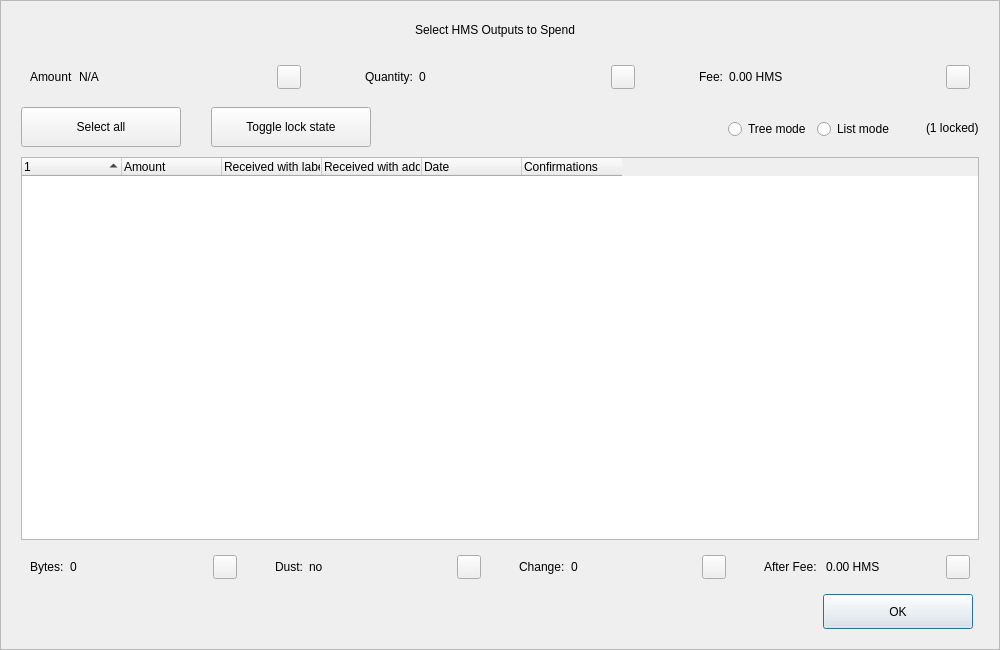
<?xml version="1.0" encoding="UTF-8"?>
<ui version="4.0">
 <class>CoinControlDialog</class>
 <widget class="QDialog" name="CoinControlDialog">
  <property name="geometry">
   <rect>
    <x>0</x>
    <y>0</y>
    <width>1000</width>
    <height>650</height>
   </rect>
  </property>
  <property name="minimumSize">
   <size>
    <width>950</width>
    <height>650</height>
   </size>
  </property>
  <property name="windowTitle">
   <string>Coin Selection</string>
  </property>
  <property name="styleSheet">
   <string notr="true"/>
  </property>
  <layout class="QVBoxLayout" name="verticalLayout">
   <property name="spacing">
    <number>0</number>
   </property>
   <property name="leftMargin">
    <number>0</number>
   </property>
   <property name="topMargin">
    <number>0</number>
   </property>
   <property name="rightMargin">
    <number>0</number>
   </property>
   <property name="bottomMargin">
    <number>0</number>
   </property>
   <item>
    <widget class="QFrame" name="frameContainer">
     <property name="toolTipDuration">
      <number>0</number>
     </property>
     <property name="frameShape">
      <enum>QFrame::StyledPanel</enum>
     </property>
     <property name="frameShadow">
      <enum>QFrame::Raised</enum>
     </property>
     <layout class="QVBoxLayout" name="verticalLayout_2">
      <property name="leftMargin">
       <number>0</number>
      </property>
      <property name="rightMargin">
       <number>0</number>
      </property>
      <property name="bottomMargin">
       <number>20</number>
      </property>
      <item>
       <layout class="QHBoxLayout" name="horizontalLayout_12">
        <property name="spacing">
         <number>0</number>
        </property>
        <property name="leftMargin">
         <number>20</number>
        </property>
        <property name="rightMargin">
         <number>30</number>
        </property>
        <item>
         <spacer name="horizontalSpacer_4">
          <property name="orientation">
           <enum>Qt::Horizontal</enum>
          </property>
          <property name="sizeHint" stdset="0">
           <size>
            <width>40</width>
            <height>20</height>
           </size>
          </property>
         </spacer>
        </item>
        <item>
         <widget class="QLabel" name="labelTitle">
          <property name="minimumSize">
           <size>
            <width>0</width>
            <height>40</height>
           </size>
          </property>
          <property name="maximumSize">
           <size>
            <width>16777215</width>
            <height>40</height>
           </size>
          </property>
          <property name="text">
           <string>Select HMS Outputs to Spend</string>
          </property>
          <property name="alignment">
           <set>Qt::AlignCenter</set>
          </property>
          <property name="margin">
           <number>7</number>
          </property>
         </widget>
        </item>
        <item>
         <spacer name="horizontalSpacer_5">
          <property name="orientation">
           <enum>Qt::Horizontal</enum>
          </property>
          <property name="sizeHint" stdset="0">
           <size>
            <width>40</width>
            <height>20</height>
           </size>
          </property>
         </spacer>
        </item>
       </layout>
      </item>
      <item>
       <layout class="QHBoxLayout" name="horizontalLayout_8">
        <property name="leftMargin">
         <number>20</number>
        </property>
        <property name="rightMargin">
         <number>20</number>
        </property>
        <item>
         <widget class="QWidget" name="layoutAmount" native="true">
          <layout class="QHBoxLayout" name="horizontalLayout_9" stretch="0,1,0">
           <item>
            <widget class="QLabel" name="labelCoinControlAmountText">
             <property name="text">
              <string>Amount</string>
             </property>
            </widget>
           </item>
           <item>
            <widget class="QLabel" name="labelCoinControlAmount">
             <property name="text">
              <string notr="true">N/A</string>
             </property>
            </widget>
           </item>
           <item alignment="Qt::AlignHCenter|Qt::AlignVCenter">
            <widget class="QPushButton" name="pushButtonAmount">
             <property name="minimumSize">
              <size>
               <width>0</width>
               <height>24</height>
              </size>
             </property>
             <property name="maximumSize">
              <size>
               <width>24</width>
               <height>26</height>
              </size>
             </property>
             <property name="focusPolicy">
              <enum>Qt::NoFocus</enum>
             </property>
             <property name="styleSheet">
              <string notr="true">padding-bottom:2px;
padding-right:4px;</string>
             </property>
             <property name="text">
              <string/>
             </property>
            </widget>
           </item>
          </layout>
         </widget>
        </item>
        <item>
         <spacer name="horizontalSpacer_2">
          <property name="orientation">
           <enum>Qt::Horizontal</enum>
          </property>
          <property name="sizeType">
           <enum>QSizePolicy::Fixed</enum>
          </property>
          <property name="sizeHint" stdset="0">
           <size>
            <width>40</width>
            <height>20</height>
           </size>
          </property>
         </spacer>
        </item>
        <item>
         <widget class="QWidget" name="layoutQuantity" native="true">
          <layout class="QHBoxLayout" name="horizontalLayout_10" stretch="0,1,0">
           <item>
            <widget class="QLabel" name="labelCoinControlQuantityText">
             <property name="text">
              <string>Quantity:</string>
             </property>
            </widget>
           </item>
           <item>
            <widget class="QLabel" name="labelCoinControlQuantity">
             <property name="text">
              <string notr="true">0</string>
             </property>
            </widget>
           </item>
           <item alignment="Qt::AlignHCenter|Qt::AlignVCenter">
            <widget class="QPushButton" name="pushButtonQuantity">
             <property name="minimumSize">
              <size>
               <width>0</width>
               <height>24</height>
              </size>
             </property>
             <property name="maximumSize">
              <size>
               <width>24</width>
               <height>26</height>
              </size>
             </property>
             <property name="focusPolicy">
              <enum>Qt::NoFocus</enum>
             </property>
             <property name="styleSheet">
              <string notr="true">padding-bottom:2px;
               padding-right:4px;</string>
             </property>
             <property name="text">
              <string/>
             </property>
            </widget>
           </item>
          </layout>
         </widget>
        </item>
        <item>
         <spacer name="horizontalSpacer_22">
          <property name="orientation">
           <enum>Qt::Horizontal</enum>
          </property>
          <property name="sizeType">
           <enum>QSizePolicy::Fixed</enum>
          </property>
          <property name="sizeHint" stdset="0">
           <size>
            <width>40</width>
            <height>20</height>
           </size>
          </property>
         </spacer>
        </item>
        <item>
         <widget class="QWidget" name="layoutFee" native="true">
          <layout class="QHBoxLayout" name="horizontalLayout_11" stretch="0,1,0">
           <item>
            <widget class="QLabel" name="labelCoinControlFeeText">
             <property name="text">
              <string>Fee:</string>
             </property>
            </widget>
           </item>
           <item>
            <widget class="QLabel" name="labelCoinControlFee">
             <property name="text">
              <string>0.00 HMS</string>
             </property>
            </widget>
           </item>
           <item alignment="Qt::AlignHCenter|Qt::AlignVCenter">
            <widget class="QPushButton" name="pushButtonFee">
             <property name="minimumSize">
              <size>
               <width>0</width>
               <height>24</height>
              </size>
             </property>
             <property name="maximumSize">
              <size>
               <width>24</width>
               <height>26</height>
              </size>
             </property>
             <property name="focusPolicy">
              <enum>Qt::NoFocus</enum>
             </property>
             <property name="styleSheet">
              <string notr="true">padding-bottom:2px;
               padding-right:4px;</string>
             </property>
             <property name="text">
              <string/>
             </property>
            </widget>
           </item>
          </layout>
         </widget>
        </item>
       </layout>
      </item>
      <item>
       <widget class="QFrame" name="frame">
        <property name="minimumSize">
         <size>
          <width>0</width>
          <height>40</height>
         </size>
        </property>
        <property name="styleSheet">
         <string notr="true">#frame {
	border:0;
}</string>
        </property>
        <property name="frameShape">
         <enum>QFrame::StyledPanel</enum>
        </property>
        <property name="frameShadow">
         <enum>QFrame::Sunken</enum>
        </property>
        <layout class="QHBoxLayout" name="horizontalLayout">
         <property name="spacing">
          <number>0</number>
         </property>
         <property name="leftMargin">
          <number>20</number>
         </property>
         <property name="topMargin">
          <number>0</number>
         </property>
         <property name="rightMargin">
          <number>20</number>
         </property>
         <property name="bottomMargin">
          <number>0</number>
         </property>
         <item>
          <layout class="QHBoxLayout" name="horizontalLayoutPanel" stretch="0,0,0,0,0,0">
           <property name="spacing">
            <number>20</number>
           </property>
           <item>
            <widget class="QPushButton" name="pushButtonSelectAll">
             <property name="sizePolicy">
              <sizepolicy hsizetype="Maximum" vsizetype="Fixed">
               <horstretch>0</horstretch>
               <verstretch>0</verstretch>
              </sizepolicy>
             </property>
             <property name="minimumSize">
              <size>
               <width>160</width>
               <height>40</height>
              </size>
             </property>
             <property name="maximumSize">
              <size>
               <width>16777215</width>
               <height>40</height>
              </size>
             </property>
             <property name="text">
              <string>Select all</string>
             </property>
             <property name="checkable">
              <bool>true</bool>
             </property>
             <property name="checked">
              <bool>false</bool>
             </property>
             <property name="autoExclusive">
              <bool>false</bool>
             </property>
             <property name="autoDefault">
              <bool>false</bool>
             </property>
            </widget>
           </item>
           <item>
            <spacer name="horizontalSpacer_6">
             <property name="orientation">
              <enum>Qt::Horizontal</enum>
             </property>
             <property name="sizeType">
              <enum>QSizePolicy::Fixed</enum>
             </property>
             <property name="sizeHint" stdset="0">
              <size>
               <width>10</width>
               <height>20</height>
              </size>
             </property>
            </spacer>
           </item>
           <item>
            <widget class="QPushButton" name="pushButtonToggleLock">
             <property name="sizePolicy">
              <sizepolicy hsizetype="Maximum" vsizetype="Fixed">
               <horstretch>0</horstretch>
               <verstretch>0</verstretch>
              </sizepolicy>
             </property>
             <property name="minimumSize">
              <size>
               <width>160</width>
               <height>40</height>
              </size>
             </property>
             <property name="maximumSize">
              <size>
               <width>16777215</width>
               <height>40</height>
              </size>
             </property>
             <property name="text">
              <string>Toggle lock state</string>
             </property>
             <property name="checkable">
              <bool>true</bool>
             </property>
             <property name="autoExclusive">
              <bool>false</bool>
             </property>
             <property name="autoDefault">
              <bool>false</bool>
             </property>
            </widget>
           </item>
           <item>
            <spacer name="horizontalSpacer_7">
             <property name="orientation">
              <enum>Qt::Horizontal</enum>
             </property>
             <property name="sizeType">
              <enum>QSizePolicy::Expanding</enum>
             </property>
             <property name="sizeHint" stdset="0">
              <size>
               <width>30</width>
               <height>20</height>
              </size>
             </property>
            </spacer>
           </item>
           <item alignment="Qt::AlignRight">
            <widget class="QGroupBox" name="groupBox_2">
             <property name="styleSheet">
              <string notr="true">#groupBox_2 {
    background-color:transparent;
    border-radius:0;
}</string>
             </property>
             <property name="title">
              <string/>
             </property>
             <layout class="QHBoxLayout" name="horizontalLayout_14">
              <item>
               <widget class="QRadioButton" name="radioTreeMode">
                <property name="sizePolicy">
                 <sizepolicy hsizetype="Maximum" vsizetype="Fixed">
                  <horstretch>0</horstretch>
                  <verstretch>0</verstretch>
                 </sizepolicy>
                </property>
                <property name="text">
                 <string>Tree mode</string>
                </property>
               </widget>
              </item>
              <item>
               <widget class="QRadioButton" name="radioListMode">
                <property name="sizePolicy">
                 <sizepolicy hsizetype="Maximum" vsizetype="Fixed">
                  <horstretch>0</horstretch>
                  <verstretch>0</verstretch>
                 </sizepolicy>
                </property>
                <property name="text">
                 <string>List mode</string>
                </property>
                <property name="checked">
                 <bool>false</bool>
                </property>
               </widget>
              </item>
             </layout>
            </widget>
           </item>
           <item>
            <widget class="QLabel" name="labelLocked">
             <property name="text">
              <string>(1 locked)</string>
             </property>
            </widget>
           </item>
          </layout>
         </item>
        </layout>
       </widget>
      </item>
      <item>
       <layout class="QHBoxLayout" name="horizontalLayout_13">
        <property name="leftMargin">
         <number>20</number>
        </property>
        <property name="rightMargin">
         <number>20</number>
        </property>
        <item>
         <widget class="CoinControlTreeWidget" name="treeWidget">
          <property name="contextMenuPolicy">
           <enum>Qt::CustomContextMenu</enum>
          </property>
          <property name="styleSheet">
           <string notr="true"/>
          </property>
          <property name="sortingEnabled">
           <bool>false</bool>
          </property>
          <property name="columnCount">
           <number>6</number>
          </property>
          <attribute name="headerShowSortIndicator" stdset="0">
           <bool>true</bool>
          </attribute>
          <attribute name="headerStretchLastSection">
           <bool>false</bool>
          </attribute>
          <column>
           <property name="text">
            <string/>
           </property>
          </column>
          <column>
           <property name="text">
            <string>Amount</string>
           </property>
          </column>
          <column>
           <property name="text">
            <string>Received with label</string>
           </property>
          </column>
          <column>
           <property name="text">
            <string>Received with address</string>
           </property>
          </column>
          <column>
           <property name="text">
            <string>Date</string>
           </property>
          </column>
          <column>
           <property name="text">
            <string>Confirmations</string>
           </property>
           <property name="toolTip">
            <string>Confirmed</string>
           </property>
          </column>
         </widget>
        </item>
       </layout>
      </item>
      <item>
       <layout class="QHBoxLayout" name="horizontalLayout_3">
        <property name="spacing">
         <number>20</number>
        </property>
        <property name="leftMargin">
         <number>20</number>
        </property>
        <property name="rightMargin">
         <number>20</number>
        </property>
        <item>
         <widget class="QWidget" name="layoutBytes" native="true">
          <layout class="QHBoxLayout" name="horizontalLayout_4" stretch="0,1,0">
           <item>
            <widget class="QLabel" name="labelCoinControlBytesText">
             <property name="text">
              <string>Bytes:</string>
             </property>
            </widget>
           </item>
           <item>
            <widget class="QLabel" name="labelCoinControlBytes">
             <property name="text">
              <string notr="true">0</string>
             </property>
            </widget>
           </item>
           <item alignment="Qt::AlignHCenter|Qt::AlignVCenter">
            <widget class="QPushButton" name="pushButtonBytes">
             <property name="minimumSize">
              <size>
               <width>0</width>
               <height>24</height>
              </size>
             </property>
             <property name="maximumSize">
              <size>
               <width>24</width>
               <height>26</height>
              </size>
             </property>
             <property name="focusPolicy">
              <enum>Qt::NoFocus</enum>
             </property>
             <property name="styleSheet">
              <string notr="true">padding-bottom:2px;
               padding-right:4px;</string>
             </property>
             <property name="text">
              <string/>
             </property>
            </widget>
           </item>
          </layout>
         </widget>
        </item>
        <item>
         <widget class="QWidget" name="layoutDust" native="true">
          <layout class="QHBoxLayout" name="horizontalLayout_5" stretch="0,1,0">
           <item>
            <widget class="QLabel" name="labelCoinControlLowOutputText">
             <property name="text">
              <string>Dust:</string>
             </property>
            </widget>
           </item>
           <item>
            <widget class="QLabel" name="labelCoinControlLowOutput">
             <property name="text">
              <string>no</string>
             </property>
            </widget>
           </item>
           <item alignment="Qt::AlignHCenter|Qt::AlignVCenter">
            <widget class="QPushButton" name="pushButtonDust">
             <property name="minimumSize">
              <size>
               <width>0</width>
               <height>24</height>
              </size>
             </property>
             <property name="maximumSize">
              <size>
               <width>24</width>
               <height>26</height>
              </size>
             </property>
             <property name="focusPolicy">
              <enum>Qt::NoFocus</enum>
             </property>
             <property name="styleSheet">
              <string notr="true">padding-bottom:2px;
               padding-right:4px;</string>
             </property>
             <property name="text">
              <string/>
             </property>
            </widget>
           </item>
          </layout>
         </widget>
        </item>
        <item>
         <widget class="QWidget" name="layoutChange" native="true">
          <layout class="QHBoxLayout" name="horizontalLayout_6" stretch="0,1,0">
           <item>
            <widget class="QLabel" name="labelCoinControlChangeText">
             <property name="text">
              <string>Change:</string>
             </property>
            </widget>
           </item>
           <item>
            <widget class="QLabel" name="labelCoinControlChange">
             <property name="text">
              <string notr="true">0</string>
             </property>
            </widget>
           </item>
           <item alignment="Qt::AlignHCenter|Qt::AlignVCenter">
            <widget class="QPushButton" name="pushButtonChange">
             <property name="minimumSize">
              <size>
               <width>0</width>
               <height>24</height>
              </size>
             </property>
             <property name="maximumSize">
              <size>
               <width>24</width>
               <height>26</height>
              </size>
             </property>
             <property name="focusPolicy">
              <enum>Qt::NoFocus</enum>
             </property>
             <property name="styleSheet">
              <string notr="true">padding-bottom:2px;
               padding-right:4px;</string>
             </property>
             <property name="text">
              <string/>
             </property>
            </widget>
           </item>
          </layout>
         </widget>
        </item>
        <item>
         <widget class="QWidget" name="layoutAfter" native="true">
          <layout class="QHBoxLayout" name="horizontalLayout_7" stretch="0,1,0">
           <item>
            <widget class="QLabel" name="labelCoinControlAfterFeeText">
             <property name="text">
              <string>After Fee: </string>
             </property>
            </widget>
           </item>
           <item>
            <widget class="QLabel" name="labelCoinControlAfterFee">
             <property name="text">
              <string>0.00 HMS</string>
             </property>
            </widget>
           </item>
           <item alignment="Qt::AlignHCenter|Qt::AlignVCenter">
            <widget class="QPushButton" name="pushButtonAlterFee">
             <property name="minimumSize">
              <size>
               <width>0</width>
               <height>24</height>
              </size>
             </property>
             <property name="maximumSize">
              <size>
               <width>24</width>
               <height>26</height>
              </size>
             </property>
             <property name="focusPolicy">
              <enum>Qt::NoFocus</enum>
             </property>
             <property name="styleSheet">
              <string notr="true">padding-bottom:2px;
               padding-right:4px;</string>
             </property>
             <property name="text">
              <string/>
             </property>
            </widget>
           </item>
          </layout>
         </widget>
        </item>
       </layout>
      </item>
      <item>
       <layout class="QHBoxLayout" name="horizontalLayout_2">
        <property name="spacing">
         <number>0</number>
        </property>
        <property name="leftMargin">
         <number>20</number>
        </property>
        <property name="rightMargin">
         <number>26</number>
        </property>
        <item>
         <spacer name="horizontalSpacer_3">
          <property name="orientation">
           <enum>Qt::Horizontal</enum>
          </property>
          <property name="sizeHint" stdset="0">
           <size>
            <width>558</width>
            <height>20</height>
           </size>
          </property>
         </spacer>
        </item>
        <item>
         <widget class="QPushButton" name="pushButtonOk">
          <property name="minimumSize">
           <size>
            <width>150</width>
            <height>35</height>
           </size>
          </property>
          <property name="text">
           <string>OK</string>
          </property>
         </widget>
        </item>
       </layout>
      </item>
     </layout>
    </widget>
   </item>
  </layout>
 </widget>
 <customwidgets>
  <customwidget>
   <class>CoinControlTreeWidget</class>
   <extends>QTreeWidget</extends>
   <header>coincontroltreewidget.h</header>
  </customwidget>
 </customwidgets>
 <resources/>
 <connections/>
</ui>
